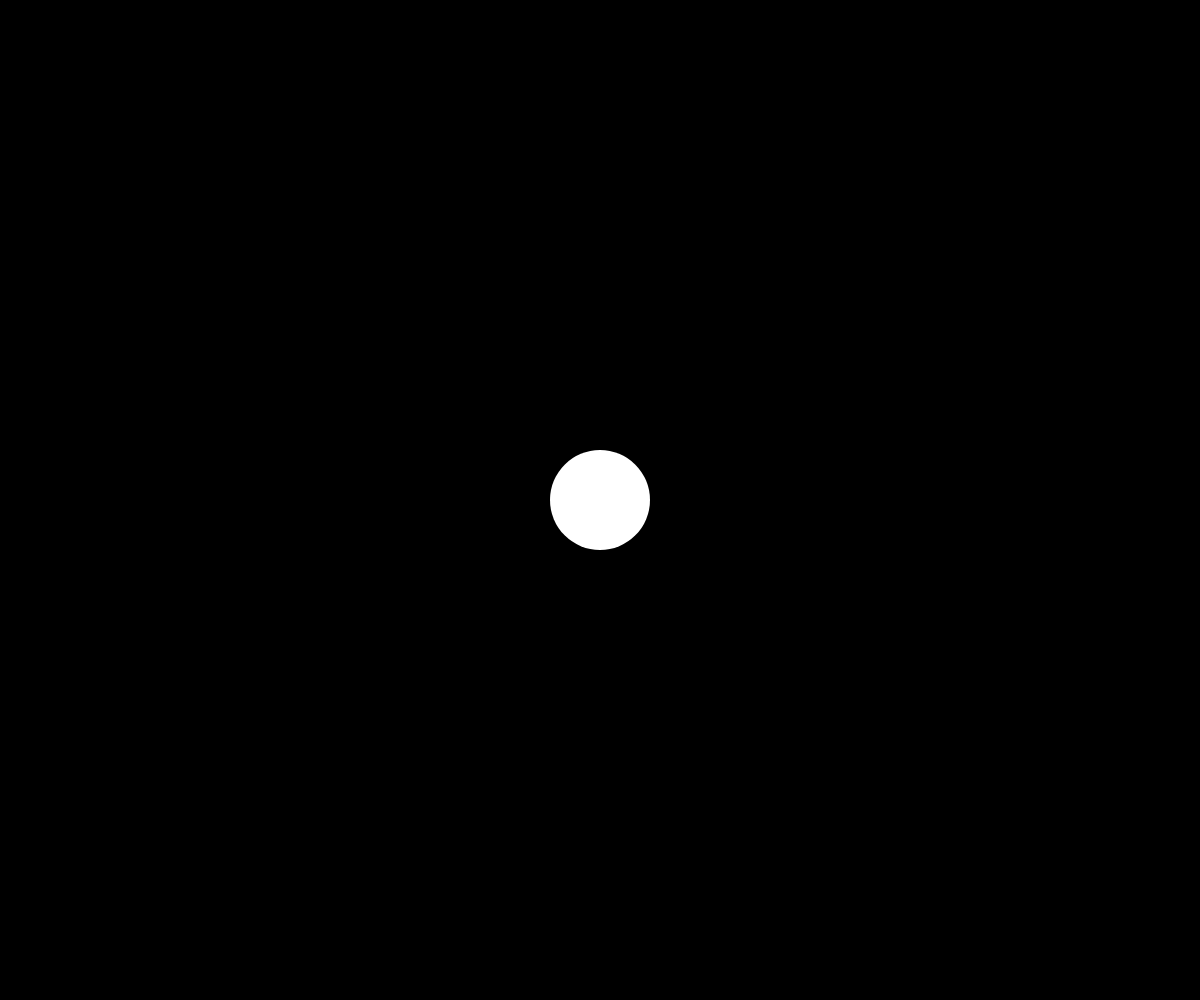
Frame 1 (no input)
Frame 60 (no input): identical to frame 1, image omitted
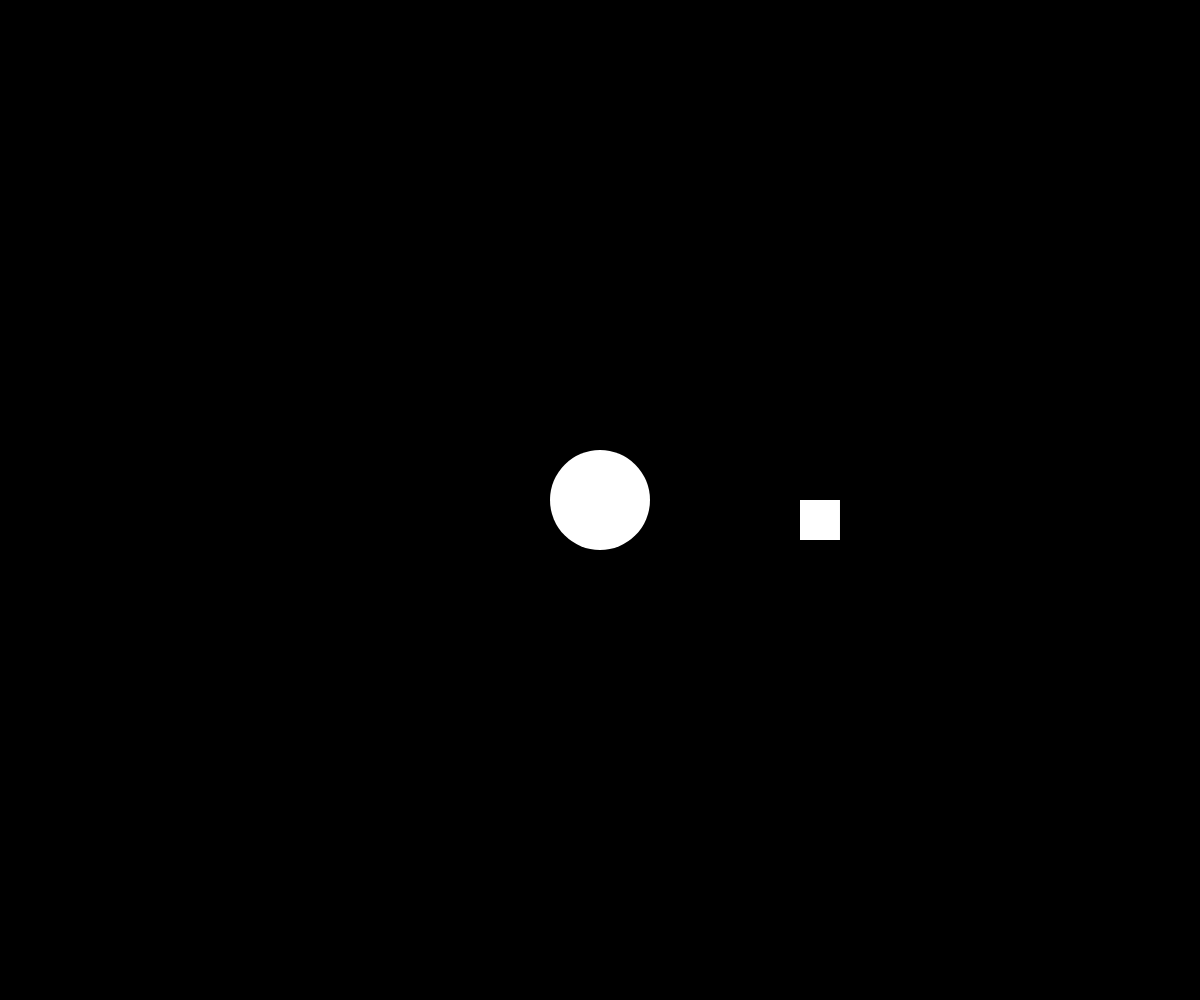
Frame 120 (the mouse pressed at the canvas centre since frame 60)

The p5.js sketch that drew these frames (run headless with seeded random() and noise() and a simulated clock; from frame 60 on, the mouse is pressed at the canvas centre):

// p5.js sketch
// ── sketch.js
// Project Title
// Your Name
// Date
//
// Extra for Experts:
// - describe what you did to take this project "above and beyond"
let myPlanet; 


function setup() {
  createCanvas(windowWidth, windowHeight);
  angleMode(DEGREES);
  myPlanet = new Planet(width/2, height/2);
}

function draw() {
  noStroke();

  background(0);
  myPlanet.display();
}

function mousePressed(){
  if(keyIsPressed && keyCode === SHIFT){
    myPlanet = new Planet(width/2, height/2);
  }
  else myPlanet.createMoon();
}

function keyPressed(){
  if(keyCode !== SHIFT){
    myPlanet.y = mouseY;
    myPlanet.x = mouseX
  }
}


class Planet{
  
  constructor(x,y){
    this.x = x;
    this.y = y;
    this.s = 100;
    this.moons = [];
  }


  createMoon(){
    this.moons.push(new Moon());

  }

 

  display(){
    circle(this.x, this.y, this.s);
    for (let m of this.moons){
      m.update(this.x, this.y);
      
    }


  }
}

class Moon{
  constructor(){
    this.speed = random(5,5);
    this.angle = 0;
    this.orbetRadius = random(200,200);
    this.s = random(10,50);
  }

  move(){
    this.angle += this.spee;
  }

  display(x,y){
    push();
    translate(x,y);
    rotate(this.angle);
    rect(this.orbetRadius,0, this.s);
    pop();
  }

  update(x,y){
    this.move();
    this.display(x,y);
  }



}
